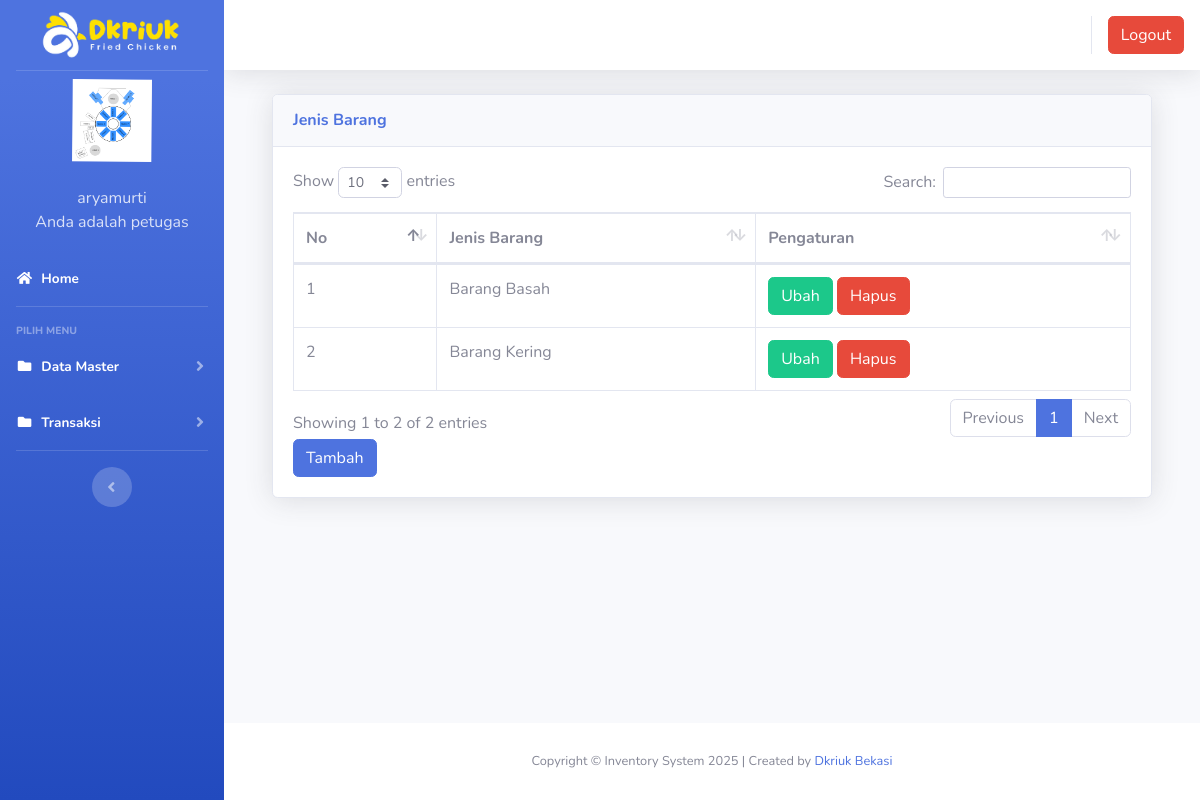
Page /index2.php?page=jenisbarang (signed in) on the committed database.
### tables this page shows
CREATE TABLE IF NOT EXISTS `users` (
  `id` int(11) NOT NULL AUTO_INCREMENT,
  `nik` varchar(10) NOT NULL,
  `nama` varchar(100) NOT NULL,
  `alamat` varchar(200) NOT NULL,
  `telepon` varchar(100) NOT NULL,
  `username` varchar(100) NOT NULL,
  `password` varchar(100) NOT NULL,
  `level` varchar(25) NOT NULL DEFAULT 'member',
  `foto` varchar(255) NOT NULL,
  PRIMARY KEY (`id`)
);

CREATE TABLE IF NOT EXISTS `jenis_barang` (
  `id` int(11) NOT NULL AUTO_INCREMENT,
  `jenis_barang` varchar(100) NOT NULL,
  PRIMARY KEY (`id`)
);

### index2.php (the view, shortened to what this page needs)
<?php
	$koneksi = new mysqli("localhost","pora5278_fahmi","Au1b839@@","pora5278_inventrizki");
	?>
<!DOCTYPE html>
<html lang="en">
<head>
  <link href="vendor/fontawesome-free/css/all.min.css" rel="stylesheet" type="text/css">
  <link href="css/sb-admin-2.min.css" rel="stylesheet">
  <link href="vendor/datatables/dataTables.bootstrap4.min.css" rel="stylesheet">
</head>
<body id="page-top">
  <div id="wrapper">
    <ul class="navbar-nav bg-gradient-primary sidebar sidebar-dark accordion" id="accordionSidebar">
      <a class="sidebar-brand d-flex align-items-center justify-content-center" href="index3.php">
        <div class="sidebar-brand-text mx-2">
          <img src="img/logodkriuk.png" alt="Logo Image" width="150px"/>
        </div>
      </a>
 <?php
   if ($_SESSION['petugas']) {
	   $user = $_SESSION['petugas'];
   }
   $sql =$koneksi->query("select * from users where id='$user'");
   $data = $sql->fetch_assoc();
   ?>
    <li class="d-flex align-items-center justify-content-center">
        <a class="nav-link">
		 <img src="img/<?php echo $data['foto']?>" class="img-circle" width="80" alt="User"/></a>
	  </li>
		 <li class="nav-item ">
        <a class="nav-link">
         	<div class="d-flex align-items-center justify-content-center" class="name">  <?php echo  $data['nama'];?></div></font>
			<div class="d-flex align-items-center justify-content-center" class="email">Anda adalah <?php echo $data['level'];?></div>
		 </a>
      </li>
      <li class="nav-item active">
        <a class="nav-link" href="?page=home2">
          <i class="fas fa-fw fa-home"></i>
          <span>Home</span></a>
      </li>
      <hr class="sidebar-divider">
      <div class="sidebar-heading">
        Pilih Menu
      </div>
	   <li class="nav-item active">
        <a class="nav-link collapsed" href="#" data-toggle="collapse" data-target="#collapseData" aria-expanded="true" aria-controls="collapseData">
          <i class="fas fa-fw fa-folder"></i>
          <span>Data Master</span>
        </a>
      </li>
	    <li class="nav-item active">
        <a class="nav-link collapsed" href="#" data-toggle="collapse" data-target="#collapsePages" aria-expanded="true" aria-controls="collapsePages">
          <i class="fas fa-fw fa-folder"></i>
          <span>Transaksi</span>
        </a>
      </li>
      <hr class="sidebar-divider d-none d-md-block">
      <div class="text-center d-none d-md-inline">
        <button class="rounded-circle border-0" id="sidebarToggle"></button>
      </div>
    </ul>
    <div id="content-wrapper" class="d-flex flex-column">
      <div id="content">
        <nav class="navbar navbar-expand navbar-light bg-white topbar mb-4 static-top shadow">
          <ul class="navbar-nav ml-auto">
            <li class="nav-item dropdown no-arrow">
			 <div class="top-menu">
        <ul class="nav pull-right top-menu">
       <li><a onclick="return confirm('Apakah anda yakin akan logout?')" class="btn btn-danger" class="logout" href="logout.php">Logout</a></li>
        </ul>
      </div>
            </li>
          </ul>
        </nav>
        <div class="container-fluid">
		 <section class="content">
		      <?php
			   $page = $_GET['page'];
			   $aksi = $_GET['aksi'];
			   if ($page == "jenisbarang") {
				   if ($aksi == "") {
					   include "page/jenisbarang/jenisbarang.php";
				   }
			   }
			   ?>
    </section>
</div>
    </div>
      <footer class="sticky-footer bg-white" style="">
        <div class="container my-auto">
          <div class="copyright text-center my-auto">
          <span>Copyright  &copy; Inventory System 2025 | Created by <a href='https://dkriuk.com/' title='Drkiuk' target='_blank'>Dkriuk Bekasi</a>
            </span>
          </div>
        </div>
      </footer>
  </div>
  </div>
</body>
</html>

### page/jenisbarang/jenisbarang.php (shortened to what this page needs)
<div class="container-fluid">
  <div class="card shadow mb-4">
    <div class="card-header py-3">
      <h6 class="m-0 font-weight-bold text-primary">Jenis Barang</h6>
    </div>
    <div class="card-body">
      <div class="table-responsive">
        <table class="table table-bordered" id="dataTable" width="100%" cellspacing="0">
        <thead>
                                <tr>
			<th>No</th>
			<th>Jenis Barang</th>
			<th>Pengaturan</th>
                                </tr>
		</thead>
          <tbody>
            <?php
	$no = 1;
	$sql = $koneksi->query("select * from jenis_barang");
	while ($data = $sql->fetch_assoc()) {
	?>
                                <tr>
                                    <td><?php echo $no++; ?></td>
			<td><?php echo $data['jenis_barang'] ?></td>
			<td>
			<a href="?page=jenisbarang&aksi=ubahjenis&id=<?php echo $data['id'] ?>" class="btn btn-success" >Ubah</a>
			<a onclick="return confirm('Apakah anda yakin akan menghapus data ini?')" href="?page=jenisbarang&aksi=hapusjenis&id=<?php echo $data['id'] ?>" class="btn btn-danger" >Hapus</a>
			</td>
                                </tr>
	<?php }?>
		   </tbody>
                        </table>
<a href="?page=jenisbarang&aksi=tambahjenis" class="btn btn-primary" >Tambah</a>
      </div>
    </div>
  </div>
</div>

### rows in the picture
users: foto (picture), nama "aryamurti", level "petugas"
jenis_barang: jenis_barang "Barang Basah"
jenis_barang: jenis_barang "Barang Kering"
